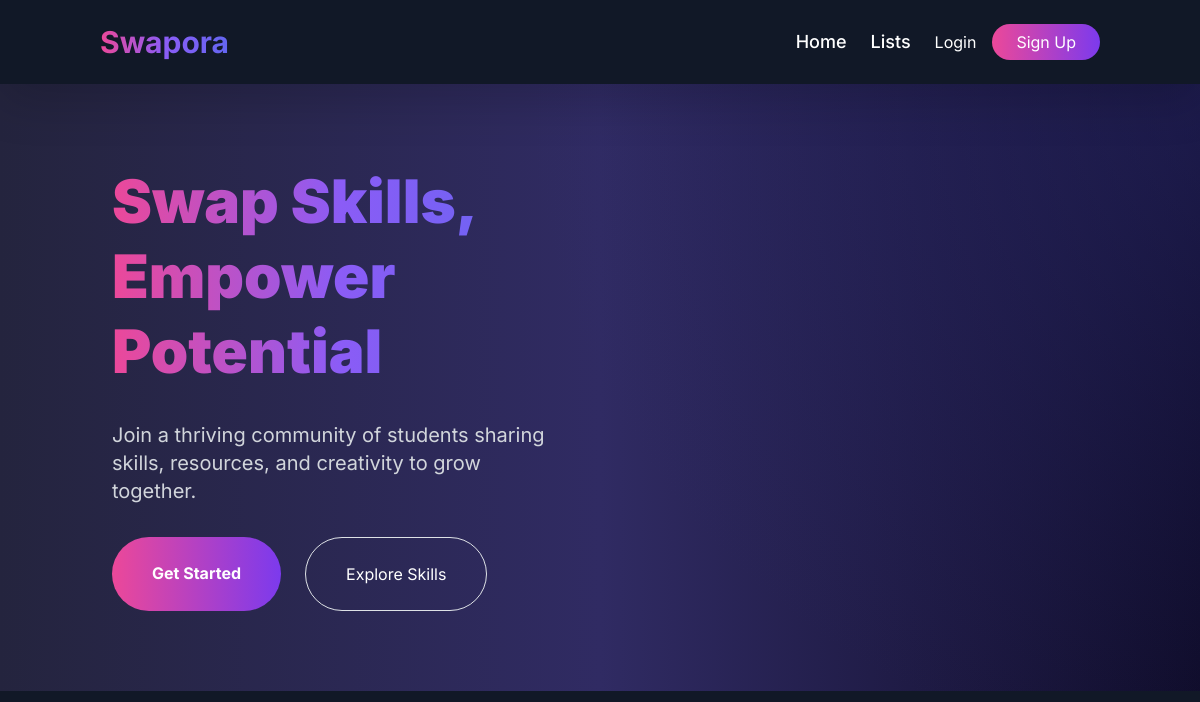
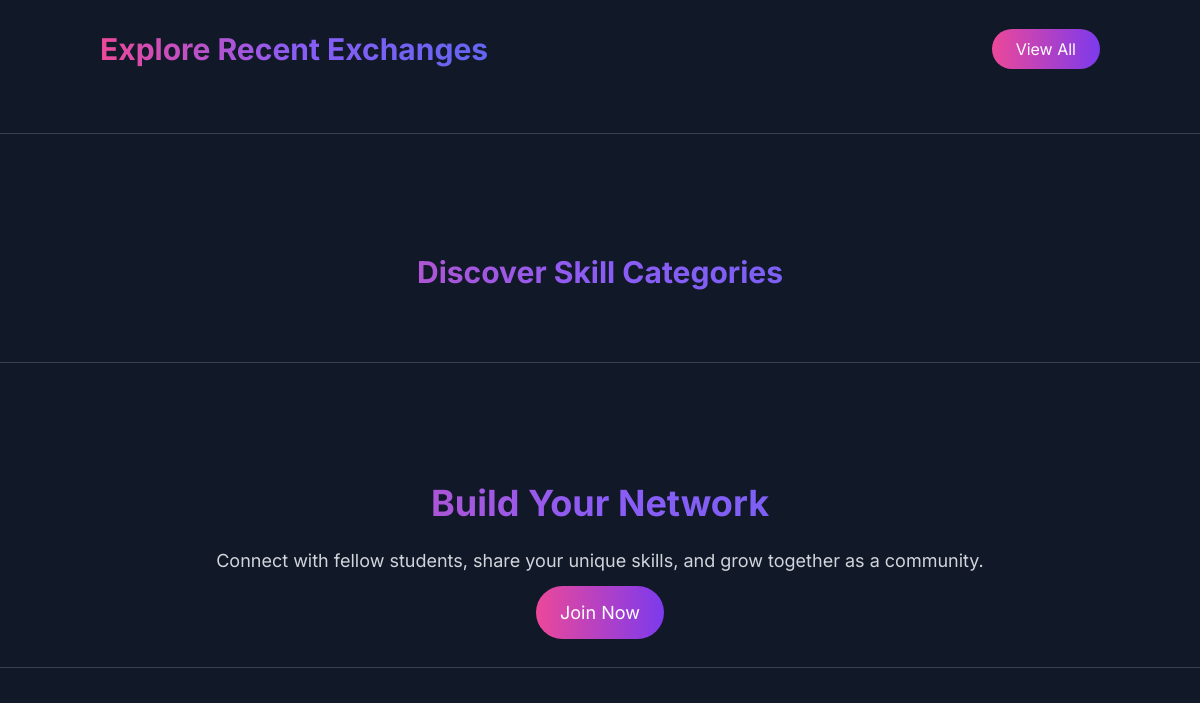
/ (upper part), run on an earlier commit of the app's database (2 pictures, top to bottom).
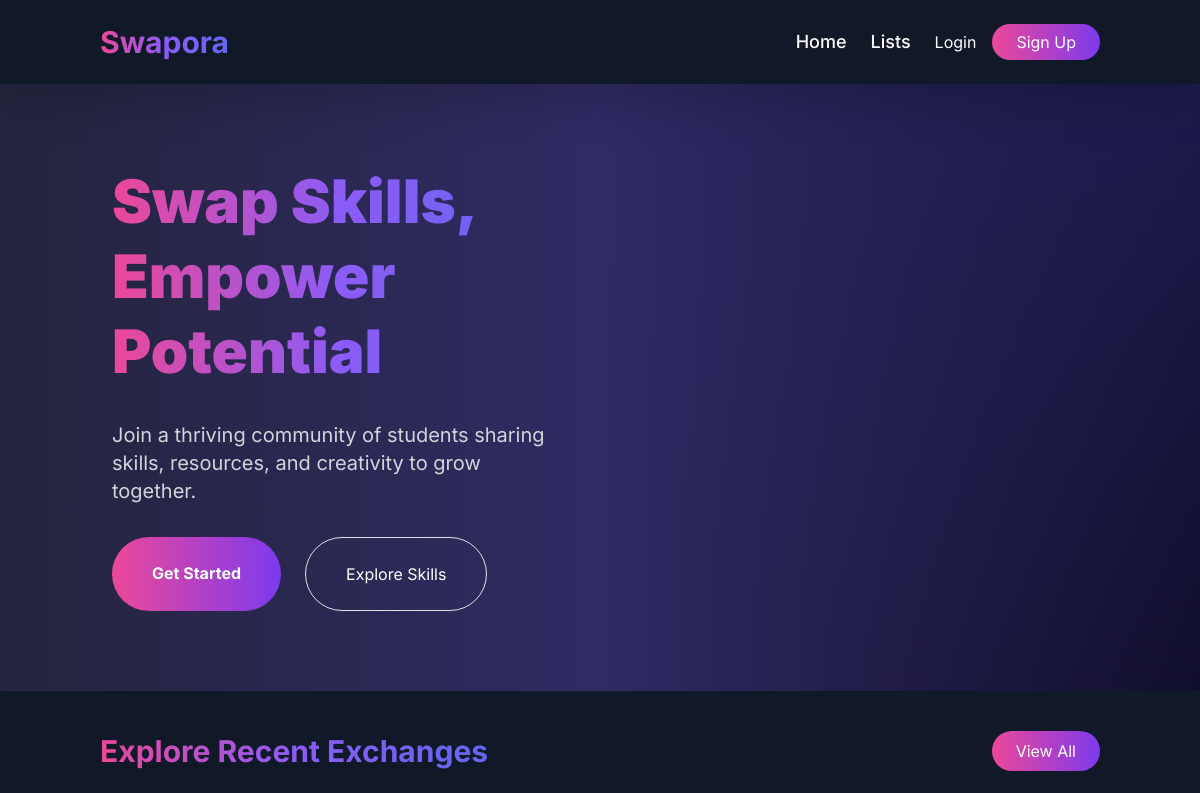
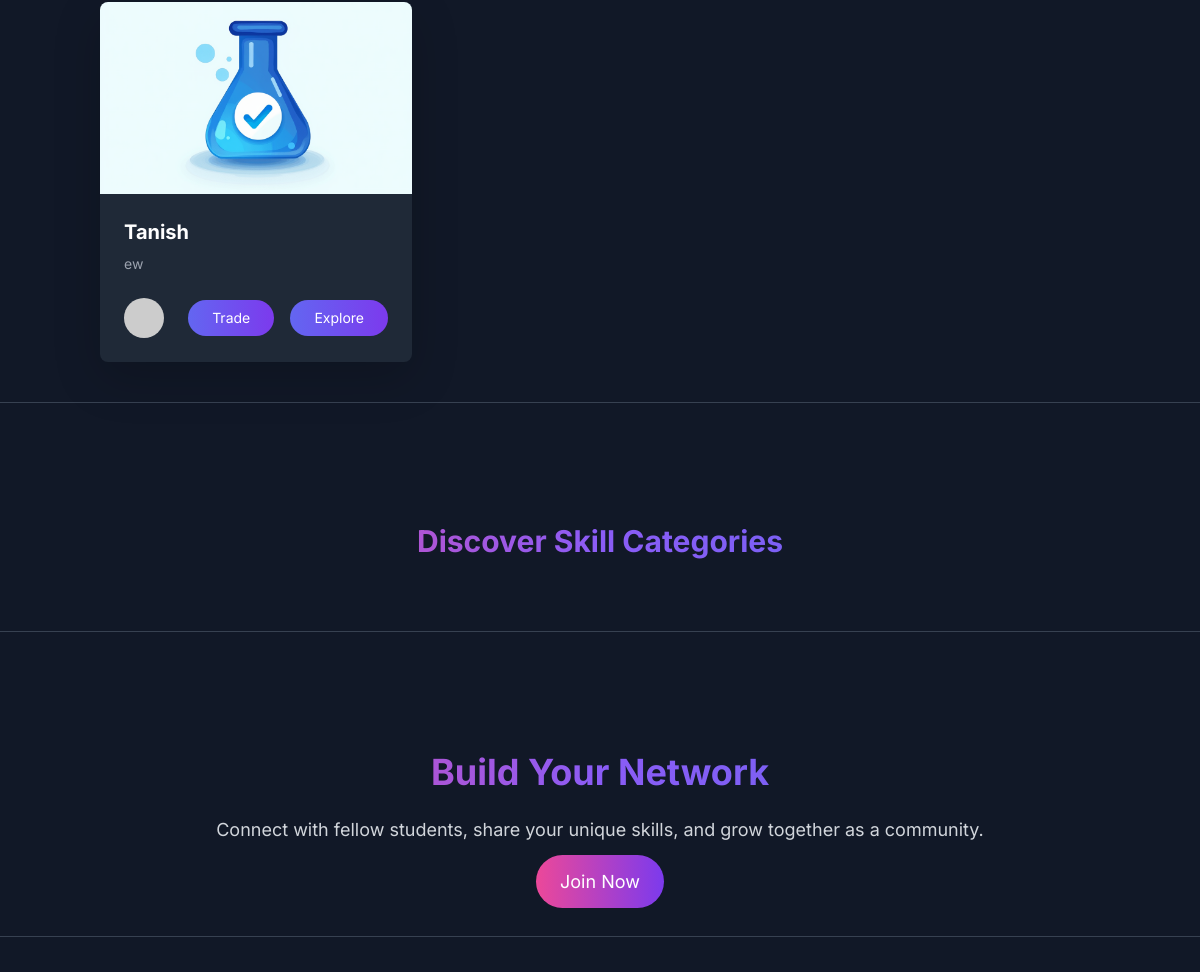
And on a later commit of the database (2 pictures, top to bottom).
### veggie/models.py (models this page shows)
class Recipe(models.Model):
    user = models.ForeignKey(User, on_delete=models.SET_NULL, null=True, blank=True)
    recipe_name = models.CharField(max_length=100)
    recipe_des = models.TextField()
    recipe_image = models.ImageField(upload_to="recipes/")
    recipe_main = models.CharField(max_length=100, null=False, default='')
    created_at = models.DateTimeField(auto_now_add=True)

### veggie/views.py (the view)
# urls.py: 2. Add a URL to urlpatterns:  path('', views.home, name='home')
def home(request):
    featured_recipes = Recipe.objects.select_related('user').order_by('-id')[:6]
    categories = Category.objects.all()
    user_favorites = []
    if request.user.is_authenticated:
        user_favorites = Recipe.objects.filter(
            favorite__user=request.user
        )
    context = {
        'featured_recipes': featured_recipes,
        'categories': categories,
        'user_favorites': user_favorites,
    }
    return render(request, 'index.html', context)

### veggie/templates/index.html (shortened to what the changed rows need)
{% extends 'base.html' %}
{% block start %}
<!DOCTYPE html>
<html lang="en">
<head>
    <link href="https://cdn.jsdelivr.net/npm/tailwindcss@2.2.19/dist/tailwind.min.css" rel="stylesheet">
</head>
<body class="min-h-screen">
    <div class="parallax-bg relative">
        <div class="container mx-auto px-6 py-20 relative z-10">
            <div class="grid md:grid-cols-2 gap-16 items-center">
                <div class="space-y-8">
                    <h1 class="text-6xl font-black leading-tight text-transparent bg-clip-text bg-gradient-to-r from-pink-500 via-purple-500 to-indigo-500">
                    </h1>
                </div>
            </div>
        </div>
    </div>
    <section class="py-10 bg-gray-900 text-white">
        <div class="container mx-auto">
            <div class="flex justify-between items-center mb-6">
                <h2 class="text-3xl font-bold bg-gradient-to-r from-pink-500 via-purple-500 to-indigo-500 text-transparent bg-clip-text">Explore Recent Exchanges</h2>
            </div>
            <div class="grid grid-cols-1 sm:grid-cols-2 lg:grid-cols-3 gap-8">
                {% for recipe in featured_recipes %}
                <div class="bg-gray-800 rounded-lg shadow-lg overflow-hidden transform transition hover:scale-105">
                    {% if recipe.recipe_image %}
                        <img src="/media/{{recipe.recipe_image}}" alt="{{recipe.recipe_name}}" class="w-full h-48 object-cover">
                    {% else %}
                        <div class="bg-gray-700 h-48 flex items-center justify-center">
                            <i class="fas fa-exchange-alt fa-3x text-gray-500"></i>
                        </div>
                    {% endif %}
                    <div class="p-6">
                        <h5 class="text-xl font-bold text-white mb-2">{{ recipe.recipe_name }}</h5>
                        <p class="text-sm text-gray-400 mb-4">{{ recipe.recipe_des|truncatechars:100 }}</p>
                        <div class="flex justify-between items-center">
                            <div class="flex items-center space-x-2">
                                <img src="https://ui-avatars.com/api/?name={{ recipe.user.username }}&background=random&color=fff" class="w-10 h-10 rounded-full">
                            </div>
                            <a href="{% url 'trade_skill' recipe.id %}" class="px-4 py-2 bg-gradient-to-r from-indigo-500 to-purple-600 text-white rounded-full text-sm hover:scale-105 transform transition">Trade</a>
                            <a href="#" class="px-4 py-2 bg-gradient-to-r from-indigo-500 to-purple-600 text-white rounded-full text-sm hover:scale-105 transform transition">Explore</a>
                        </div>
                    </div>
                </div>
                {% endfor %}
            </div>
        </div>
    </section>
    <section class="py-10 bg-gray-900 text-white">
        <div class="container mx-auto text-center">
            <h2 class="text-3xl font-bold bg-gradient-to-r from-pink-500 via-purple-500 to-indigo-500 text-transparent bg-clip-text mb-8">Discover Skill Categories</h2>
        </div>
    </section>
    <section class="py-10 bg-gray-900 text-white text-center">
        <div class="container mx-auto">
            <h2 class="text-4xl font-bold bg-gradient-to-r from-pink-500 via-purple-500 to-indigo-500 text-transparent bg-clip-text mb-6">Build Your Network</h2>
        </div>
    </section>
{% endblock %}

What changed in the data, as far as the page shows it:
added Recipe: recipe_image (picture), recipe_name "Tanish", recipe_des "ew"
